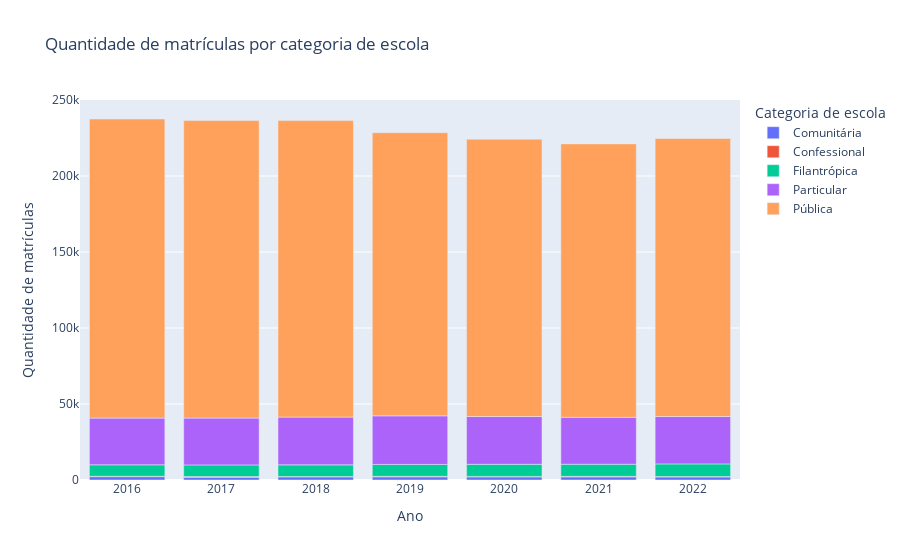

Notebook cell for this chart:
### Code cell
fig, df = get_plot_quantidade_matriculas("Categoria de escola")
fig

### Figure 1 — Plotly figure (JSON) as saved in the notebook; plotly's stock layout.template omitted (floating-point values rounded to 4 significant figures)
{"data": [{"alignmentgroup": "True", "hovertemplate": "Categoria de escola=Comunitária<br>Ano=%{x}<br>Quantidade de matrículas=%{y}<extra></extra>", "legendgroup": "Comunitária", "marker": {"color": "#636efa", "pattern": {"shape": ""}}, "name": "Comunitária", "offsetgroup": "Comunitária", "orientation": "v", "showlegend": true, "textposition": "auto", "x": [2016, 2017, 2018, 2019, 2020, 2021, 2022], "xaxis": "x", "y": [2205, 1662, 2066, 2097, 2046, 2067, 2004], "yaxis": "y", "type": "bar"}, {"alignmentgroup": "True", "hovertemplate": "Categoria de escola=Confessional<br>Ano=%{x}<br>Quantidade de matrículas=%{y}<extra></extra>", "legendgroup": "Confessional", "marker": {"color": "#EF553B", "pattern": {"shape": ""}}, "name": "Confessional", "offsetgroup": "Confessional", "orientation": "v", "showlegend": true, "textposition": "auto", "x": [2016, 2017, 2018, 2019, 2020, 2021, 2022], "xaxis": "x", "y": [217, 612, 243, 304, 323, 325, 321], "yaxis": "y", "type": "bar"}, {"alignmentgroup": "True", "hovertemplate": "Categoria de escola=Filantrópica<br>Ano=%{x}<br>Quantidade de matrículas=%{y}<extra></extra>", "legendgroup": "Filantrópica", "marker": {"color": "#00cc96", "pattern": {"shape": ""}}, "name": "Filantrópica", "offsetgroup": "Filantrópica", "orientation": "v", "showlegend": true, "textposition": "auto", "x": [2016, 2017, 2018, 2019, 2020, 2021, 2022], "xaxis": "x", "y": [7581, 7670, 7668, 7837, 7965, 7993, 8260], "yaxis": "y", "type": "bar"}, {"alignmentgroup": "True", "hovertemplate": "Categoria de escola=Particular<br>Ano=%{x}<br>Quantidade de matrículas=%{y}<extra></extra>", "legendgroup": "Particular", "marker": {"color": "#ab63fa", "pattern": {"shape": ""}}, "name": "Particular", "offsetgroup": "Particular", "orientation": "v", "showlegend": true, "textposition": "auto", "x": [2016, 2017, 2018, 2019, 2020, 2021, 2022], "xaxis": "x", "y": [30713, 30791, 31396, 31988, 31429, 30869, 31174], "yaxis": "y", "type": "bar"}, {"alignmentgroup": "True", "hovertemplate": "Categoria de escola=Pública<br>Ano=%{x}<br>Quantidade de matrículas=%{y}<extra></extra>", "legendgroup": "Pública", "marker": {"color": "#FFA15A", "pattern": {"shape": ""}}, "name": "Pública", "offsetgroup": "Pública", "orientation": "v", "showlegend": true, "textposition": "auto", "x": [2016, 2017, 2018, 2019, 2020, 2021, 2022], "xaxis": "x", "y": [196790, 195746, 195087, 186295, 182466, 179886, 182890], "yaxis": "y", "type": "bar"}], "layout": {"xaxis": {"anchor": "y", "domain": [0.0, 1.0], "title": {"text": "Ano"}}, "yaxis": {"anchor": "x", "domain": [0.0, 1.0], "title": {"text": "Quantidade de matrículas"}}, "legend": {"title": {"text": "Categoria de escola"}, "tracegroupgap": 0}, "title": {"text": "Quantidade de matrículas por categoria de escola"}, "barmode": "relative"}}
